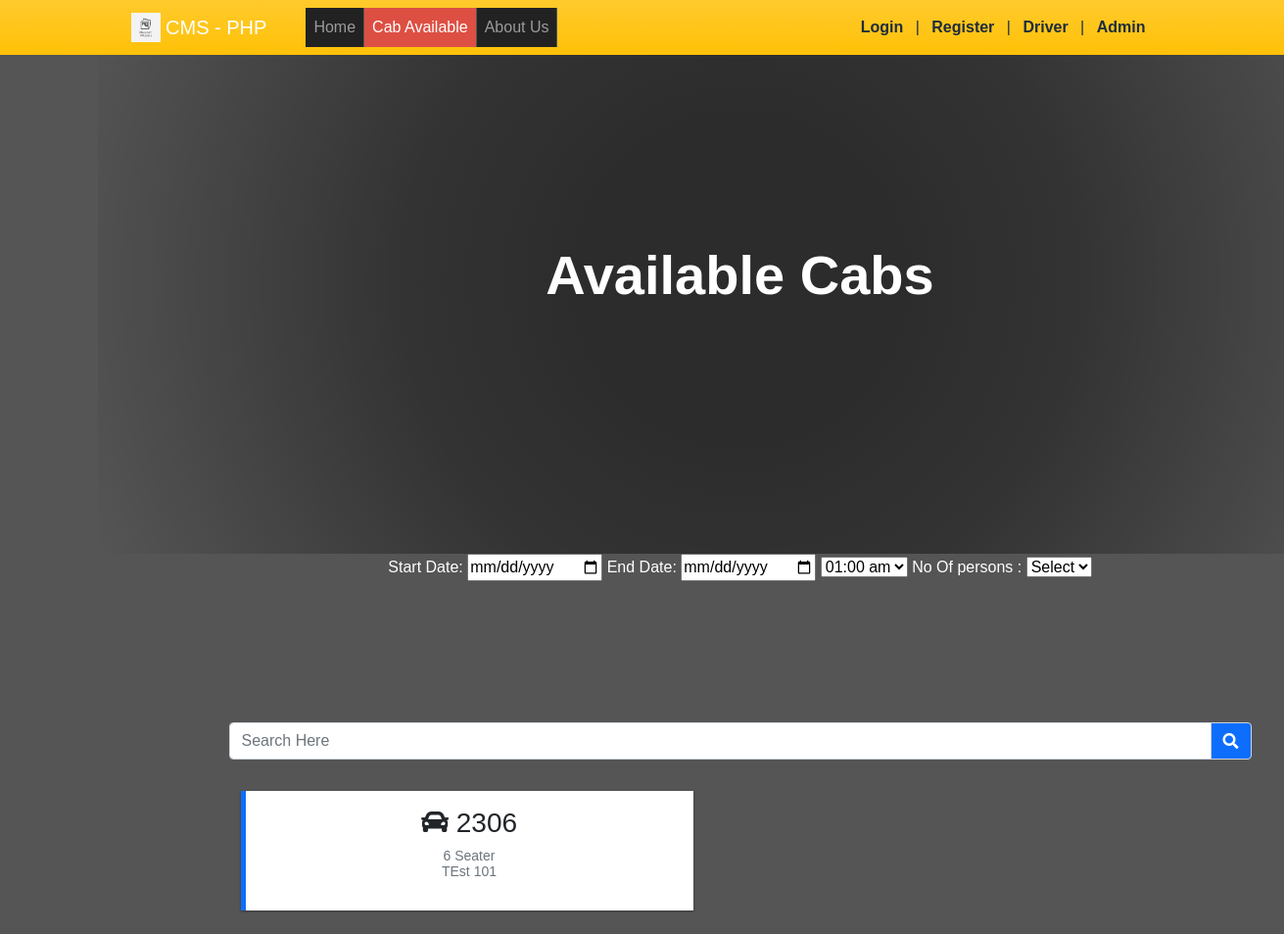
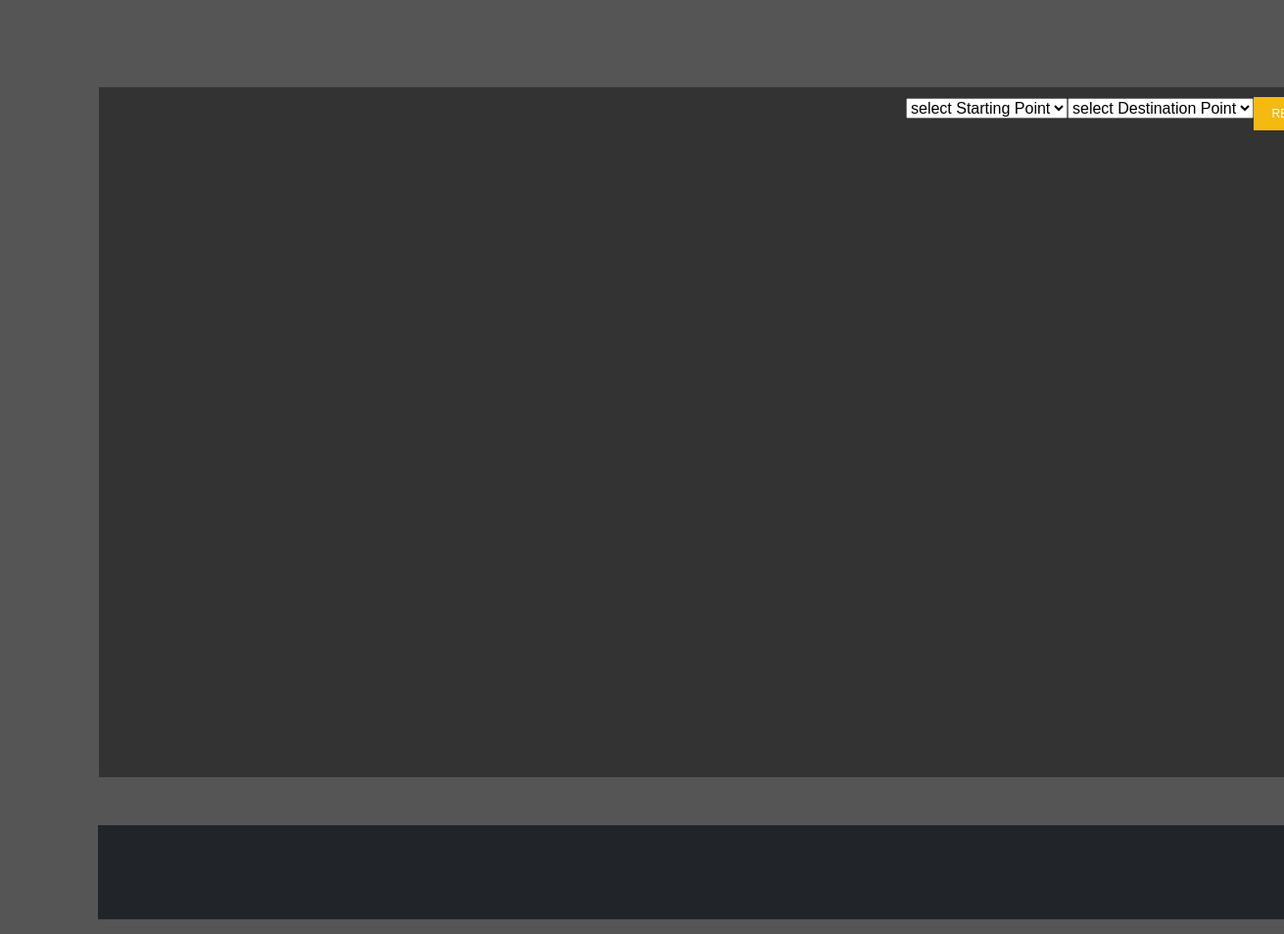
/?p=cab_available, run on the app's committed database (2 pictures, top to bottom).
### tables this page shows
CREATE TABLE `cab_list` (
  `id` int(30) NOT NULL,
  `reg_code` varchar(100) NOT NULL,
  `category_id` int(30) NOT NULL,
  `cab_reg_no` varchar(200) NOT NULL,
  `body_no` varchar(100) NOT NULL,
  `cab_model` text NOT NULL,
  `cab_driver` text NOT NULL,
  `driver_contact` text NOT NULL,
  `driver_address` text NOT NULL,
  `password` text NOT NULL,
  `image_path` text DEFAULT NULL,
  `status` tinyint(1) NOT NULL DEFAULT 1,
  `delete_flag` tinyint(1) NOT NULL DEFAULT 0,
  `date_created` datetime NOT NULL DEFAULT current_timestamp(),
  `date_updated` datetime DEFAULT NULL ON UPDATE current_timestamp()
);

CREATE TABLE `category_list` (
  `id` int(30) NOT NULL,
  `name` text NOT NULL,
  `description` text NOT NULL,
  `delete_flag` tinyint(1) NOT NULL DEFAULT 0,
  `status` tinyint(1) NOT NULL DEFAULT 1,
  `date_created` datetime NOT NULL DEFAULT current_timestamp(),
  `date_updated` datetime DEFAULT NULL ON UPDATE current_timestamp()
);

### cab_available.php (the view, shortened to what this page needs)
<head>
		<link rel="stylesheet" type="text/css" href="style.css">
	</head>
<header class="bg-dark py-5" id="main-header">
    <div class="container h-100 d-flex align-items-center justify-content-center w-100">
        <div class="text-center text-white w-100">
            <h1 class="display-4 fw-bolder">Available Cabs</h1>
            <link href="./assets/css/hide.css" rel="stylesheet">
        </div>
    </div>
    <link href="http://code.jquery.com/ui/1.9.2/themes/smoothness/jquery-ui.css" rel="stylesheet">
</header>
						Start Date:
						<input type="date" name="startdate" id='x' required ="required">
End Date:
 <input type="date"  name="enddate" id='j' required onchange='drop();' required onchange='diff();'>
									<select class="selectpicker time-select" name="time">
										<option value="01:00">01:00 am</option>
									</select>
No Of persons :
<select name="persons" id="name">
  <option value="Select">Select</option>}
</select>
<section class="py-5">
    <div class="container px-4 px-lg-5 mt-5">
        <div class="row">
            <div class="col-md-12">
    </div>
            <br></br>
                <div class="form-group">
                <div class="input-group mb-3">
                    <input type="search" id="search" class="form-control" placeholder="Search Here" aria-label="Search Here" aria-describedby="basic-addon2">
                    <div class="input-group-append">
                        <span class="input-group-text bg-primary" id="basic-addon2"><i class="fa fa-search"></i></span>
                    </div>
                </div>
                </div>
                <div class="row gx-4 gx-lg-5 row-cols-1 row-cols-sm-1 row-cols-md-2 row-cols-xl-2" id="cab_list">
                    <?php
                    $cabs = $conn->query("SELECT c.*, cc.name as category FROM `cab_list` c inner join category_list cc on c.category_id = cc.id where c.delete_flag = 0 and c.id not in (SELECT cab_id FROM `booking_list` where `status` in (0,1,2)) order by c.`reg_code`");
                    while($row= $cabs->fetch_assoc()):
                    ?>
                    <a class="col item text-decoration-none text-dark book_cab" href="javascript:void(0)" data-id="<?php echo $row['id'] ?>" data-bodyno="<?php echo $row['body_no'] ?>">
                        <div class="callout callout-primary border-primary rounded-0">
                            <dl>
                                <dt class="h3"><i class="fa fa-car"></i> <?php echo $row['body_no'] ?></dt>
                                <dd class="truncate-3 text-muted lh-1">
                                    <small><?php echo $row['category'] ?></small><br>
                                    <small><?php echo $row['cab_model'] ?></small>
                                </dd>
                            </dl>
                        </div>
                    </a>
                    <?php endwhile; ?>
                </div>
            </div>
</section>
<section class="py-5">
    <div class="outer-scontainer">
	        <div class="row">
	            <form class="form-horizontal" action="" method="post" name="frmCSVImport" id="frmCSVImport" enctype="multipart/form-data">
                    <div class="form-area">
    					<button type="submit" id="submit" name="import" class="btn-submit">RELOAD DATA</button><br />
					</div>
                    <div class="form-area">
                            <select name = "startPoint" class = "sel_start_end">
                                <option> select Destination Point</option>
                            </select>
                        </div>
                    <div class="form-area">
                            <select name = "endPoint" class = "sel_start_end">
                                <option> select Starting Point</option>
                            </select>
                        </div>
	            </form>
	        </div>
		<div id="map" style="width: 100%; height: 80vh;"></div>
    </div>
</section>

### style.css (style rules this page uses)
body { font-family: Arial; margin: 5px 100px 10px 100px; padding: 0; color: white; text-align: center; background: #555; }
.form-area { float: right; display: table-column; margin-bottom: 10px; color: white; }
.btn-submit { outline: 0; background: #F4BA0F; width: 120px; border: 0; padding: 8px; color: white; font-size: 12px; cursor: pointer; }
.outer-scontainer { color: #E8E9EB; background: #333; border: #555652 1px solid; padding: 10px; }

### data on the page
cab_list: body_no "2306", category.name "6 Seater", cab_model "TEst 101"

### other printed values
$_settings->info('short_name') "CMS - PHP"
